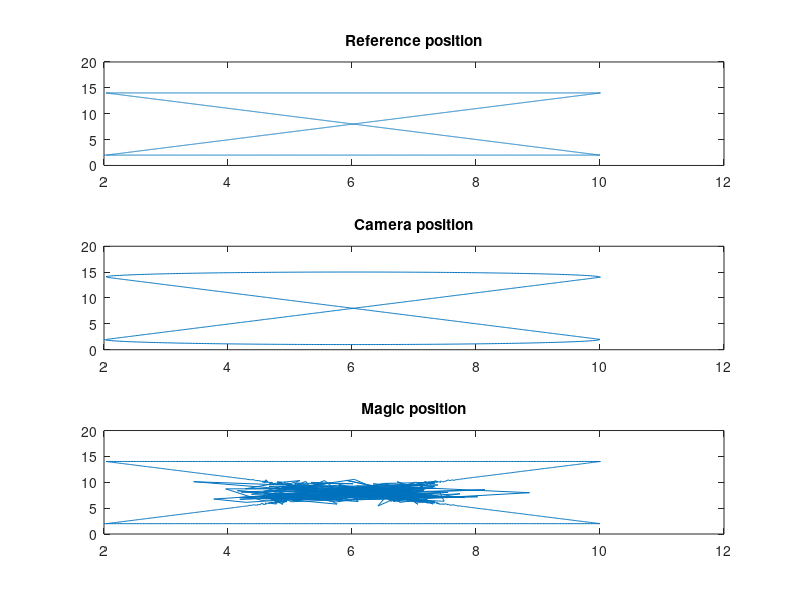
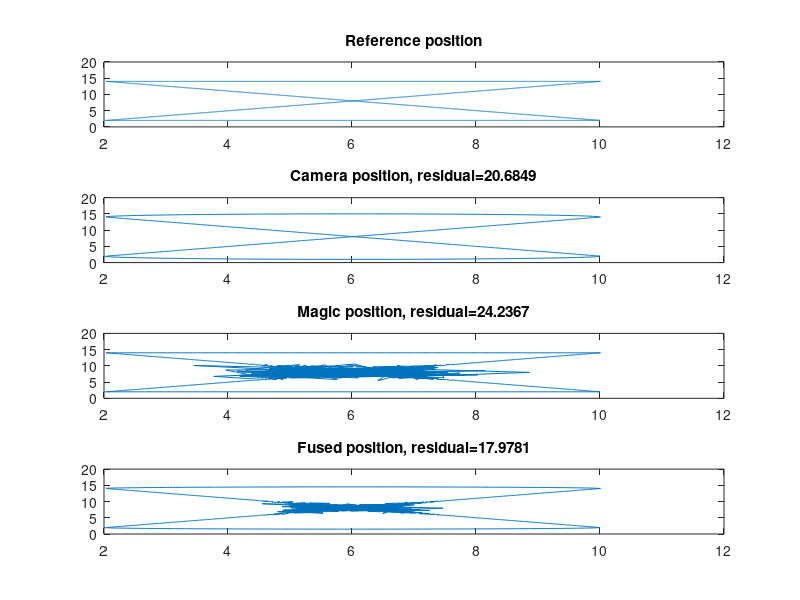

These figures' MATLAB source, in order: (Note: this script raises an error after producing the figures.)
clear all; close all;

X = load('Data.mat');
% T_cam = T_magic = 10T_enc = 10T_ref
% Positions and distance are described as relative units, radius of the
% robot is 1 unit. The resolution of all sources of information is 0.1 unit
enc_val = X.Enc;        %[timestamp, phi_r, phi_l]
ref_pos = X.RefPos;     %[timestamp, x, y]
cam_pos = X.CamPos;     %[timestamp, cx, cy]
magic_pos = X.MagicPos; %[timestmap, mx, my]

%% Task 1
figure(1);
subplot(3,1,1)
plot(ref_pos(:,2), ref_pos(:,3))
title('Reference position')
subplot(3,1,2)
plot(cam_pos(:,2), cam_pos(:,3))
title('Camera position')
subplot(3,1,3)
plot(magic_pos(:,2), magic_pos(:,3))
title('Magic position')
set(gcf,'Position',[1000 100 500 800])
% The camera position is curved far out on the edges since the camera is
% mounted above the robot with a wide-angle lens. The magic position is a
% good estimation close to the walls but poor further away from the walls

%% Task 2
A = .5
sensor_fusion = A*cam_pos+(1-A)*magic_pos;
% Compute the error residuals in relation to the reference position
r1 = norm(ref_pos(1:10:19310,2)-sensor_fusion(:,2)) + norm(ref_pos(1:10:19310,3)-sensor_fusion(:,3));
r2 = norm(ref_pos(1:10:19310,2)-cam_pos(:,2)) + norm(ref_pos(1:10:19310,3)-cam_pos(:,3));
r3 = norm(ref_pos(1:10:19310,2)-magic_pos(:,2)) + norm(ref_pos(1:10:19310,3)-magic_pos(:,3));
figure(2)
subplot(4,1,1)
plot(ref_pos(:,2), ref_pos(:,3))
title(['Reference position'])
subplot(4,1,2)
plot(cam_pos(:,2), cam_pos(:,3))
title(['Camera position, residual=' num2str(r2)])
subplot(4,1,3)
plot(magic_pos(:,2), magic_pos(:,3))
title(['Magic position, residual=' num2str(r3)])
subplot(4,1,4)
plot(sensor_fusion(:,2), sensor_fusion(:,3))
title(['Fused position, residual=' num2str(r1)])
set(gcf,'Position',[1000 100 500 800])

%% Task 3
figure(3)
x = 1:10;
g = trapmf(x,[1 1 4 4]) + trapmf(x,[8 8 10 10]);
f = 1-g;
y = 1:15;
q = trapmf(y,[1 1 5 5]) + trapmf(y,[10 10 15 15]);
p = 1-q;

for i=1:1931
    crispy_fusion_x(i) = f(floor(ref_pos(i,2)))*cam_pos(i,2)+g(floor(ref_pos(i,2)))*magic_pos(i,2);
    crispy_fusion_y(i) = p(floor(ref_pos(i,3)))*cam_pos(i,3)+q(floor(ref_pos(i,3)))*magic_pos(i,3);
end
plot(crispy_fusion_x, crispy_fusion_y)
%g1 = fismf("trapmf", [[2 2 4 4],[6 6 8 8]])
%g2 = fismf("trapmf", [8 8 10 10])


%evalmf(g,5)
%evalmf(g,x)
%plot(x,evalmf(g1,x))
%plot(y,q)
%q(floor(max(cam_pos(:,3))))
%xlabel('trapmf, P = [1 5 7 8]')
%lim([-0.05 1.05])



